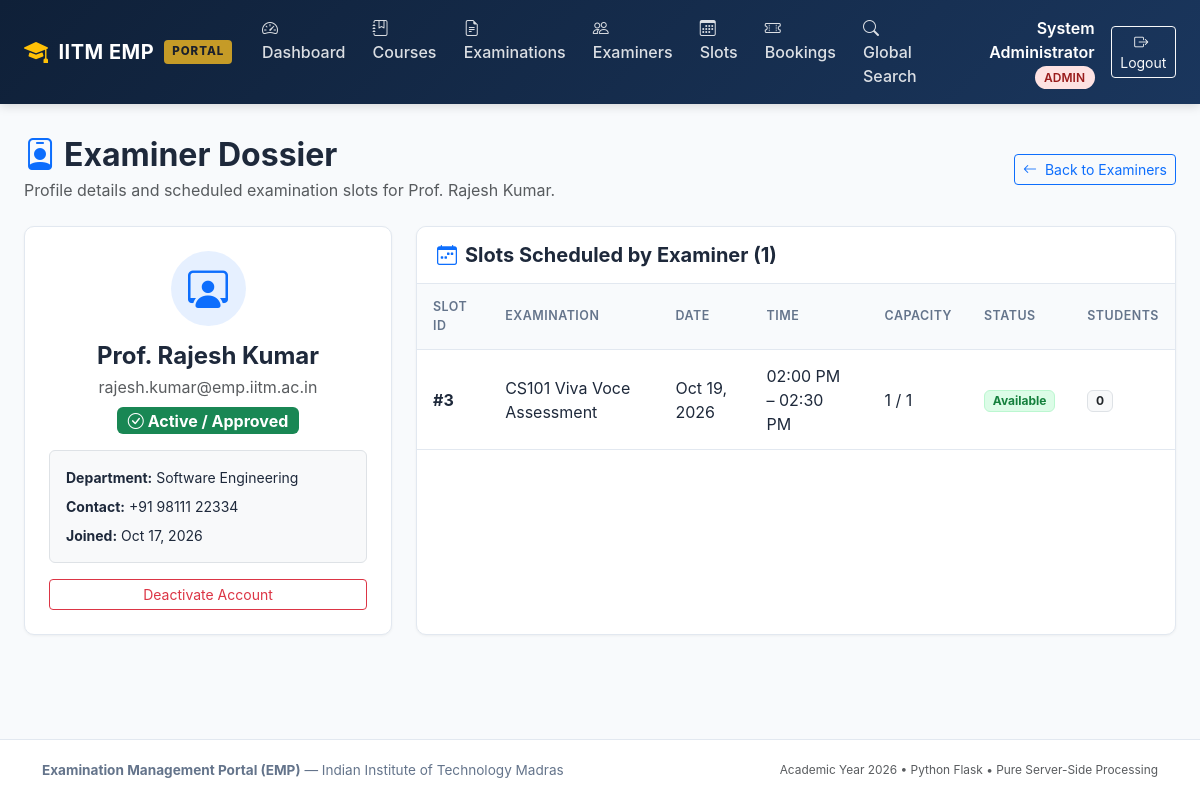
/admin/examiners/3 (signed in), run on an earlier commit of the app's database.
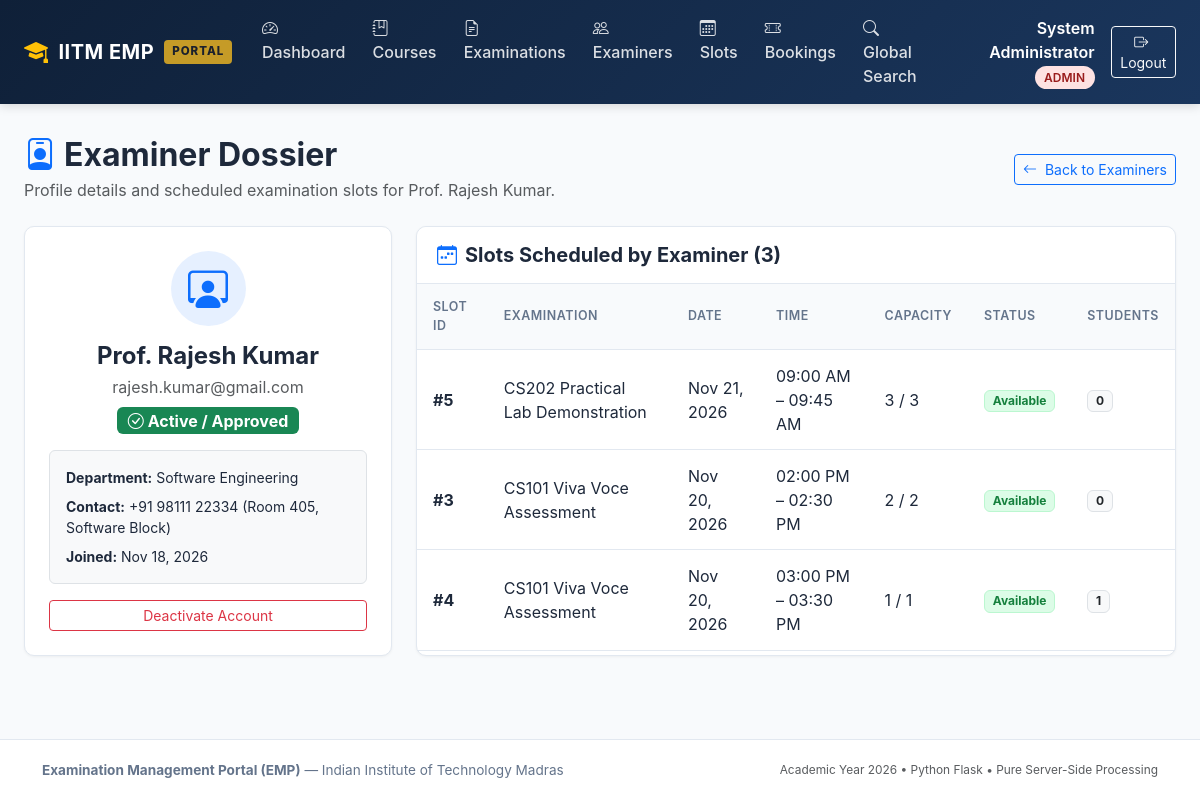
And on a later commit of the database.
### models/user.py (models this page shows, shortened)
class User(UserMixin, db.Model):
    __tablename__ = 'users'
    id = db.Column(db.Integer, primary_key=True, autoincrement=True)
    name = db.Column(db.String(150), nullable=False)
    email = db.Column(db.String(150), unique=True, nullable=False, index=True)
    password_hash = db.Column(db.String(256), nullable=False)
    role = db.Column(db.String(20), nullable=False)
    status = db.Column(db.String(20), nullable=False, default='active')
    created_at = db.Column(db.DateTime, default=datetime.now, nullable=False)
    examiner_profile = db.relationship('ExaminerProfile', back_populates='user', uselist=False, cascade='all, delete-orphan')
    slots = db.relationship('ExaminationSlot', back_populates='examiner', foreign_keys='ExaminationSlot.examiner_id', cascade='all, delete-orphan')
    bookings = db.relationship('Booking', back_populates='student', foreign_keys='Booking.student_id', cascade='all, delete-orphan')

class ExaminerProfile(db.Model):
    __tablename__ = 'examiner_profiles'
    examiner_id = db.Column(db.Integer, db.ForeignKey('users.id', ondelete='CASCADE'), primary_key=True)
    name = db.Column(db.String(150), nullable=False)
    contact_details = db.Column(db.String(150), nullable=True)
    department = db.Column(db.String(150), nullable=True)
    status = db.Column(db.String(20), nullable=False, default='pending')
    user = db.relationship('User', back_populates='examiner_profile')

### models/slot.py (models this page shows, shortened)
class ExaminationSlot(db.Model):
    __tablename__ = 'examination_slots'
    slot_id = db.Column(db.Integer, primary_key=True, autoincrement=True)
    examination_id = db.Column(db.Integer, db.ForeignKey('examinations.exam_id', ondelete='CASCADE'), nullable=False)
    examiner_id = db.Column(db.Integer, db.ForeignKey('users.id', ondelete='CASCADE'), nullable=False)
    date = db.Column(db.Date, nullable=False)
    start_time = db.Column(db.Time, nullable=False)
    end_time = db.Column(db.Time, nullable=False)
    maximum_student_capacity = db.Column(db.Integer, nullable=False, default=1)
    available_seats = db.Column(db.Integer, nullable=False, default=1)
    status = db.Column(db.String(30), nullable=False, default='Available')
    examination = db.relationship('Examination', back_populates='slots')
    examiner = db.relationship('User', back_populates='slots', foreign_keys=[examiner_id])
    bookings = db.relationship('Booking', back_populates='slot', cascade='all, delete-orphan')

### models/examination.py (models this page shows, shortened)
class Examination(db.Model):
    __tablename__ = 'examinations'
    exam_id = db.Column(db.Integer, primary_key=True, autoincrement=True)
    course_id = db.Column(db.Integer, db.ForeignKey('courses.course_id', ondelete='CASCADE'), nullable=False)
    examination_name = db.Column(db.String(200), nullable=False)
    examination_type = db.Column(db.String(50), nullable=False)
    duration = db.Column(db.Integer, nullable=False, default=30)
    maximum_marks = db.Column(db.Float, nullable=False, default=100.0)
    slot_creation_start = db.Column(db.DateTime, nullable=False)
    slot_creation_end = db.Column(db.DateTime, nullable=False)
    slot_booking_start = db.Column(db.DateTime, nullable=False)
    slot_booking_end = db.Column(db.DateTime, nullable=False)
    status = db.Column(db.String(30), nullable=False, default='Draft')
    course = db.relationship('Course', back_populates='examinations')
    rubrics = db.relationship('Rubric', back_populates='examination', cascade='all, delete-orphan')
    slots = db.relationship('ExaminationSlot', back_populates='examination', cascade='all, delete-orphan')

### routes/admin.py (the view)
@admin_bp.route('/examiners/<int:user_id>')
def examiner_detail(user_id):
    examiner = User.query.filter_by(id=user_id, role='examiner').first_or_404()
    slots = ExaminationSlot.query.filter_by(examiner_id=user_id).order_by(ExaminationSlot.date.desc()).all()
    return render_template('admin/examiner_detail.html', examiner=examiner, slots=slots)

### routes/admin.py (called while the page is built)
@admin_bp.before_request
@login_required
@role_required('admin')
def check_admin():
    pass

### templates/admin/examiner_detail.html (shortened to what the changed rows need)
{% extends 'base.html' %}
{% block content %}
<div class="d-flex flex-column flex-md-row justify-content-between align-items-md-center mb-4 gap-2">
  <div>
    <h2 class="fw-bold mb-1"><i class="bi bi-person-badge text-primary me-2"></i>Examiner Dossier</h2>
    <p class="text-muted mb-0">Profile details and scheduled examination slots for {{ examiner.name }}.</p>
  </div>
</div>
<div class="row g-4 mb-4">
  <div class="col-md-4">
    <div class="emp-card p-4 text-center">
      <div class="d-inline-flex align-items-center justify-content-center bg-primary bg-opacity-10 text-primary rounded-circle mb-3" style="width: 75px; height: 75px;">
        <i class="bi bi-person-workspace fs-1 text-primary"></i>
      </div>
      <h4 class="fw-bold mb-1">{{ examiner.name }}</h4>
      <p class="text-muted mb-2">{{ examiner.email }}</p>
      <div class="mb-3">
        {% if examiner.status == 'active' %}
          <span class="badge bg-success fs-6"><i class="bi bi-check-circle me-1"></i>Active / Approved</span>
        {% elif examiner.status == 'pending' %}
          <span class="badge bg-warning text-dark fs-6"><i class="bi bi-clock me-1"></i>Pending Review</span>
        {% else %}
          <span class="badge bg-danger fs-6">Inactive</span>
        {% endif %}
      </div>
      <div class="text-start bg-light p-3 rounded small mb-3 border">
        <div class="mb-2"><strong>Department:</strong> {{ examiner.examiner_profile.department if examiner.examiner_profile else 'N/A' }}</div>
        <div class="mb-2"><strong>Contact:</strong> {{ examiner.examiner_profile.contact_details if examiner.examiner_profile else 'N/A' }}</div>
        <div><strong>Joined:</strong> {{ examiner.created_at | date_format }}</div>
      </div>
      <div class="d-grid gap-2">
        <form method="POST" action="{{ url_for('admin.toggle_examiner_status', user_id=examiner.id) }}">
        </form>
      </div>
    </div>
  </div>
  <div class="col-md-8">
    <div class="emp-card h-100">
      <div class="emp-card-header d-flex justify-content-between align-items-center">
        <h5 class="mb-0 fw-bold"><i class="bi bi-calendar-week me-2 text-primary"></i>Slots Scheduled by Examiner ({{ slots|length }})</h5>
      </div>
      <div class="table-responsive">
        <table class="emp-table">
          <thead>
            <tr>
              <th>Slot ID</th>
              <th>Examination</th>
              <th>Date</th>
              <th>Time</th>
              <th>Capacity</th>
              <th>Status</th>
              <th>Students</th>
            </tr>
          </thead>
          <tbody>
            {% for s in slots %}
            <tr>
              <td class="fw-bold">#{{ s.slot_id }}</td>
              <td>{{ s.examination.examination_name }}</td>
              <td>{{ s.date | date_format }}</td>
              <td>{{ s.start_time | time_format }} &ndash; {{ s.end_time | time_format }}</td>
              <td>{{ s.available_seats }} / {{ s.maximum_student_capacity }}</td>
              <td>
                {% if s.status == 'Available' %}
                  <span class="badge badge-status-available">Available</span>
                {% elif s.status == 'Full' %}
                  <span class="badge badge-status-full">Full</span>
                {% elif s.status == 'Cancelled' %}
                  <span class="badge badge-status-cancelled">Cancelled</span>
                {% else %}
                  <span class="badge badge-status-completed">Completed</span>
                {% endif %}
              </td>
              <td><span class="badge bg-light text-dark border">{{ s.bookings|length }}</span></td>
            </tr>
            {% else %}
            <tr>
              <td colspan="7" class="text-center py-4 text-muted">No examination slots created by this examiner yet.</td>
            </tr>
            {% endfor %}
          </tbody>
        </table>
      </div>
    </div>
  </div>
</div>
{% endblock %}

What changed in the data, as far as the page shows it:
changed User "Prof. Rajesh Kumar": email "rajesh.kumar@emp.iitm.ac.in" → "rajesh.kumar@gmail.com"; created_at "Oct 17, 2026" → "Nov 18, 2026"
changed ExaminerProfile "Software Engineering": examiner_profile "+91 98111 22334" → "+91 98111 22334 (Room 405, Software Block)"
added ExaminationSlot: slot_id "5", examination.examination_name "CS202 Practical Lab Demonstration", date "Nov 21, 2026", start_time "09:00 AM", end_time "09:45 AM", available_seats "3", maximum_student_capacity "3", status "Available", bookings|length "0"
changed ExaminationSlot "02:00 PM": date "Oct 19, 2026" → "Nov 20, 2026"; available_seats "1" → "2"; maximum_student_capacity "1" → "2"
now on this page (row edited): ExaminationSlot: slot_id "4", examination.examination_name "CS101 Viva Voce Assessment", date "Nov 20, 2026", start_time "03:00 PM", end_time "03:30 PM", available_seats "1", maximum_student_capacity "1", status "Available", bookings|length "1"
Also different on the page:
{{ slots|length }}: "1" → "3"
